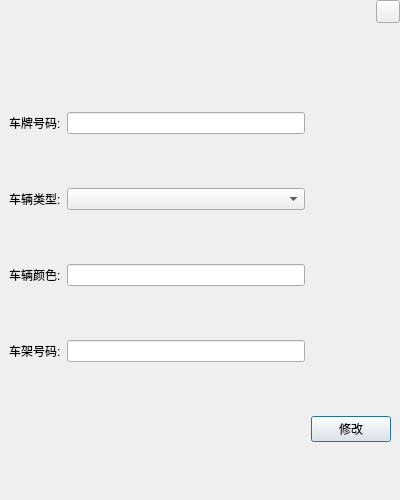
<?xml version="1.0" encoding="UTF-8"?>
<ui version="4.0">
 <class>FrmVehicleEdit</class>
 <widget class="QDialog" name="FrmVehicleEdit">
  <property name="geometry">
   <rect>
    <x>0</x>
    <y>0</y>
    <width>400</width>
    <height>500</height>
   </rect>
  </property>
  <property name="windowTitle">
   <string>Dialog</string>
  </property>
  <layout class="QGridLayout" name="gridLayout_3" rowstretch="1,9">
   <property name="leftMargin">
    <number>0</number>
   </property>
   <property name="topMargin">
    <number>0</number>
   </property>
   <property name="rightMargin">
    <number>0</number>
   </property>
   <property name="bottomMargin">
    <number>0</number>
   </property>
   <item row="0" column="0">
    <widget class="QWidget" name="widget" native="true">
     <layout class="QHBoxLayout" name="horizontalLayout">
      <property name="topMargin">
       <number>0</number>
      </property>
      <property name="rightMargin">
       <number>0</number>
      </property>
      <property name="bottomMargin">
       <number>0</number>
      </property>
      <item>
       <widget class="QLabel" name="labTitle">
        <property name="text">
         <string/>
        </property>
       </widget>
      </item>
      <item>
       <spacer name="horizontalSpacer">
        <property name="orientation">
         <enum>Qt::Horizontal</enum>
        </property>
        <property name="sizeHint" stdset="0">
         <size>
          <width>40</width>
          <height>20</height>
         </size>
        </property>
       </spacer>
      </item>
      <item>
       <widget class="QWidget" name="widget_3" native="true">
        <layout class="QGridLayout" name="gridLayout">
         <property name="leftMargin">
          <number>0</number>
         </property>
         <property name="topMargin">
          <number>0</number>
         </property>
         <property name="rightMargin">
          <number>0</number>
         </property>
         <property name="bottomMargin">
          <number>0</number>
         </property>
         <item row="0" column="0">
          <widget class="QToolButton" name="toolButton">
           <property name="text">
            <string/>
           </property>
          </widget>
         </item>
         <item row="1" column="0">
          <spacer name="verticalSpacer">
           <property name="orientation">
            <enum>Qt::Vertical</enum>
           </property>
           <property name="sizeHint" stdset="0">
            <size>
             <width>20</width>
             <height>40</height>
            </size>
           </property>
          </spacer>
         </item>
        </layout>
       </widget>
      </item>
     </layout>
    </widget>
   </item>
   <item row="1" column="0">
    <widget class="QWidget" name="widget_2" native="true">
     <layout class="QGridLayout" name="gridLayout_2">
      <item row="0" column="0">
       <widget class="QLabel" name="label_2">
        <property name="text">
         <string>车牌号码:</string>
        </property>
       </widget>
      </item>
      <item row="0" column="1">
       <widget class="QLineEdit" name="editName"/>
      </item>
      <item row="1" column="0">
       <widget class="QLabel" name="label">
        <property name="text">
         <string>车辆类型:</string>
        </property>
       </widget>
      </item>
      <item row="1" column="1">
       <widget class="QComboBox" name="comboBox"/>
      </item>
      <item row="2" column="0">
       <widget class="QLabel" name="label_3">
        <property name="text">
         <string>车辆颜色:</string>
        </property>
       </widget>
      </item>
      <item row="2" column="1">
       <widget class="QLineEdit" name="editColor"/>
      </item>
      <item row="3" column="0">
       <widget class="QLabel" name="label_4">
        <property name="text">
         <string>车架号码:</string>
        </property>
       </widget>
      </item>
      <item row="3" column="1">
       <widget class="QLineEdit" name="editFrameID"/>
      </item>
      <item row="4" column="2">
       <widget class="QPushButton" name="btnEdit">
        <property name="text">
         <string>修改</string>
        </property>
       </widget>
      </item>
     </layout>
    </widget>
   </item>
  </layout>
 </widget>
 <resources/>
 <connections/>
</ui>
